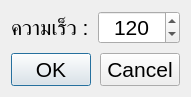
<?xml version="1.0" encoding="UTF-8"?>
<ui version="4.0">
 <class>MedleyDialog</class>
 <widget class="QDialog" name="MedleyDialog">
  <property name="geometry">
   <rect>
    <x>0</x>
    <y>0</y>
    <width>186</width>
    <height>93</height>
   </rect>
  </property>
  <property name="font">
   <font>
    <pointsize>16</pointsize>
   </font>
  </property>
  <property name="windowTitle">
   <string>เมดเล่ย์</string>
  </property>
  <property name="styleSheet">
   <string notr="true">font-size: 16pt;</string>
  </property>
  <property name="locale">
   <locale language="English" country="UnitedStates"/>
  </property>
  <layout class="QVBoxLayout" name="verticalLayout">
   <property name="spacing">
    <number>9</number>
   </property>
   <item>
    <layout class="QFormLayout" name="formLayout">
     <item row="0" column="0">
      <widget class="QLabel" name="label">
       <property name="text">
        <string>ความเร็ว :</string>
       </property>
      </widget>
     </item>
     <item row="0" column="1">
      <widget class="QSpinBox" name="spinBpm">
       <property name="alignment">
        <set>Qt::AlignCenter</set>
       </property>
       <property name="buttonSymbols">
        <enum>QAbstractSpinBox::UpDownArrows</enum>
       </property>
       <property name="minimum">
        <number>25</number>
       </property>
       <property name="maximum">
        <number>250</number>
       </property>
       <property name="value">
        <number>120</number>
       </property>
      </widget>
     </item>
    </layout>
   </item>
   <item>
    <layout class="QHBoxLayout" name="horizontalLayout">
     <item>
      <widget class="QPushButton" name="btnOk">
       <property name="minimumSize">
        <size>
         <width>80</width>
         <height>0</height>
        </size>
       </property>
       <property name="text">
        <string>OK</string>
       </property>
      </widget>
     </item>
     <item>
      <widget class="QPushButton" name="btnCancel">
       <property name="minimumSize">
        <size>
         <width>80</width>
         <height>0</height>
        </size>
       </property>
       <property name="text">
        <string>Cancel</string>
       </property>
      </widget>
     </item>
    </layout>
   </item>
  </layout>
 </widget>
 <resources/>
 <connections/>
</ui>
